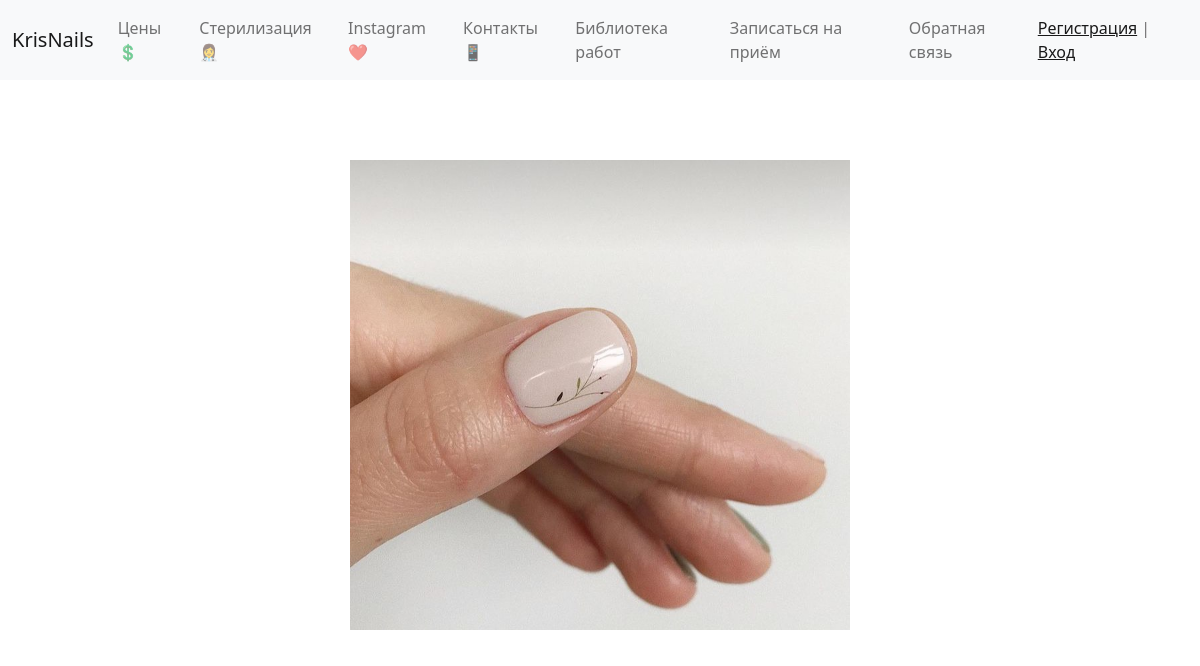
/services/, run on an earlier commit of the app's database.
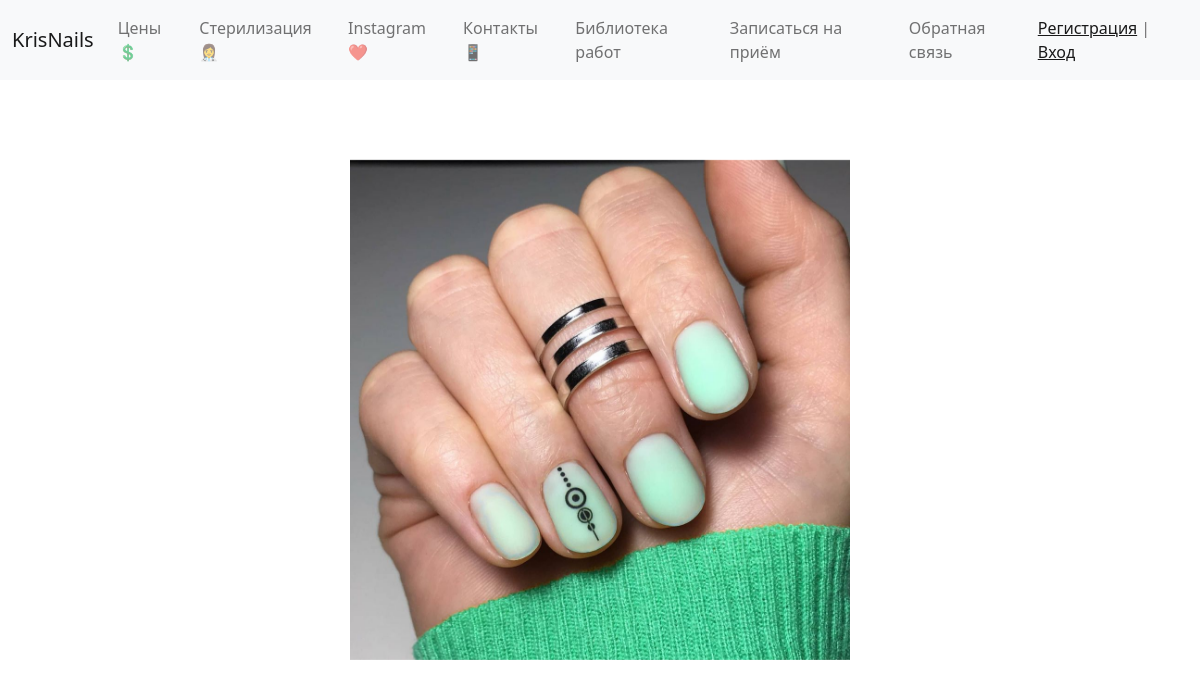
And on a later commit of the database.
### services/models.py (models this page shows, shortened)
class Visit(models.Model):
    client = models.ForeignKey(Client, on_delete=models.SET_NULL, null=True, verbose_name='Клиент', blank=True)
    category = models.ForeignKey(Category, on_delete=models.PROTECT, verbose_name='Услуга', blank=True)
    additional = models.ManyToManyField(Additional, blank=True, verbose_name='Доп. услуги')
    work_date = models.DateTimeField(auto_now_add=True, verbose_name='Дата визита', blank=True)
    price = models.IntegerField(default='250', verbose_name='Стоимость', blank=True)
    duration = models.DurationField(default='03:00:00', help_text='часы:минуты:секунды',
                                    verbose_name='Длительность процедуры', blank=True)
    content = models.TextField(blank=True, verbose_name='Описание процедуры')
    created_at = models.DateTimeField(auto_now_add=True, verbose_name='Дата добавления')
    updated_at = models.DateTimeField(auto_now=True, verbose_name='Дата изменения')
    is_published = models.BooleanField(default=False, verbose_name='Опубликовано')
    photo_before = models.ImageField(upload_to='photo/visits/before/%Y/%m/%d', blank=True, verbose_name='Фото до')
    photo_after = models.ImageField(upload_to='photo/visits/after/%Y/%m/%d', blank=True, verbose_name='Фото после')
    class Meta:
        verbose_name = 'Визит'
        verbose_name_plural = 'Визиты'
        ordering = ['-work_date']

### services/views.py (the view)
# urls.py: path('', views.HomeServices.as_view(), name='home'),
class HomeServices(ListView):
    model = Visit
    template_name = 'services/index.html'
    def get_context_data(self, *, object_list=None, **kwargs):
        context = super().get_context_data(**kwargs)
        context['title'] = 'Главная страница'
        context['list_of_photos'] = Visit.objects.filter(is_published=True, photo_after__contains='jpg')
        return context

### services/templates/services/index.html (shortened to what this page needs)
{% extends 'base.html' %}
{% block main %}
<main>
    <div class="carousel slide" id="carouselControls" data-bs-ride="carousel">
        <div class="carousel-inner my-4 py-2">
            {% for photo in list_of_photos %}
            <div class="carousel-item ">
                <img src="{{ photo.photo_after.url }}" alt=""
                     class="d-block mt-5 col-md-5 max-size mx-auto" width="150px">
            </div>
            {% endfor %}
        </div>
        <button class="carousel-control-prev" type="button" data-bs-target="#carouselControls"
                data-bs-slide="prev">
            <span class="carousel-control-prev-icon" aria-hidden="true"></span>
        </button>
        <button class="carousel-control-next" type="button" data-bs-target="#carouselControls"
                data-bs-slide="next">
            <span class="carousel-control-next-icon" aria-hidden="true"></span>
        </button>
    </div>
</main>
{% endblock %}

What changed in the data, as far as the page shows it:
no longer on this page (row unchanged): Visit: photo_after (picture)
added Visit: photo_after (picture)
